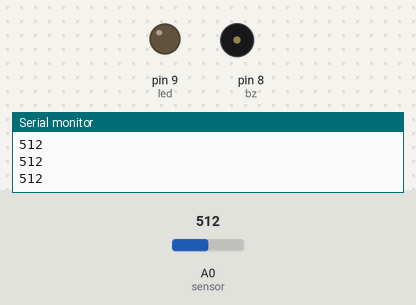
A sketch run on a simulated Arduino Uno, built with avr-gcc and run on an emulated ATmega328P. Shown: output pins drawn as LEDs (lit = HIGH), buzzer (waves = sounding), the last lines printed to the serial monitor. The inputs (shaded band) are chosen by the test bench; at power-on: A0 (sensor) = 512.

Above: at 1.2 s.
1.3 s: A0 (sensor) set to 589
2.8 s: A0 (sensor) set to 611
At 3.05 s:
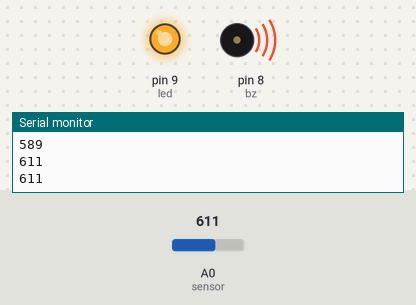
Timing chart, 0 to 11.8 s (numbered marks = the images above; inputs shaded):
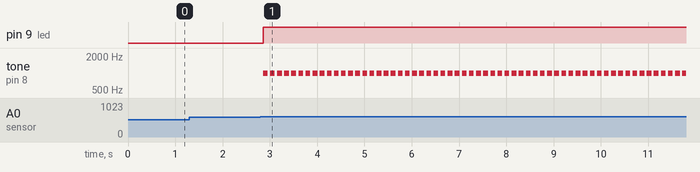

Measured:
- the behaviour switches between 600 and 601 on A0 (sensor) (found by bisection; images 0 and 1)
- after the input at 2.8 s, pin 9 (led): LOW → HIGH after 0.06 s; tone on pin 8 (bz): alternates 1000 Hz for 0.10 s and silent for 0.05 s, starting after 0.06 s

The sketch:

Projeto_031_Alarme_de_Nivel_de_Agua.ino
```cpp
// Projeto 031 - Alarme de Nível de Água
// Arduino Uno | Arduino Neon Lab

int sensor=A0, led=9, bz=8;
 void setup(){ pinMode(led,OUTPUT); Serial.begin(9600); }
 void loop(){
   int valor = analogRead(sensor);
   Serial.println(valor);
   if(valor > 600){ digitalWrite(led,HIGH); tone(bz,1000,100); }
   else digitalWrite(led,LOW);
   delay(150);
 }
```
